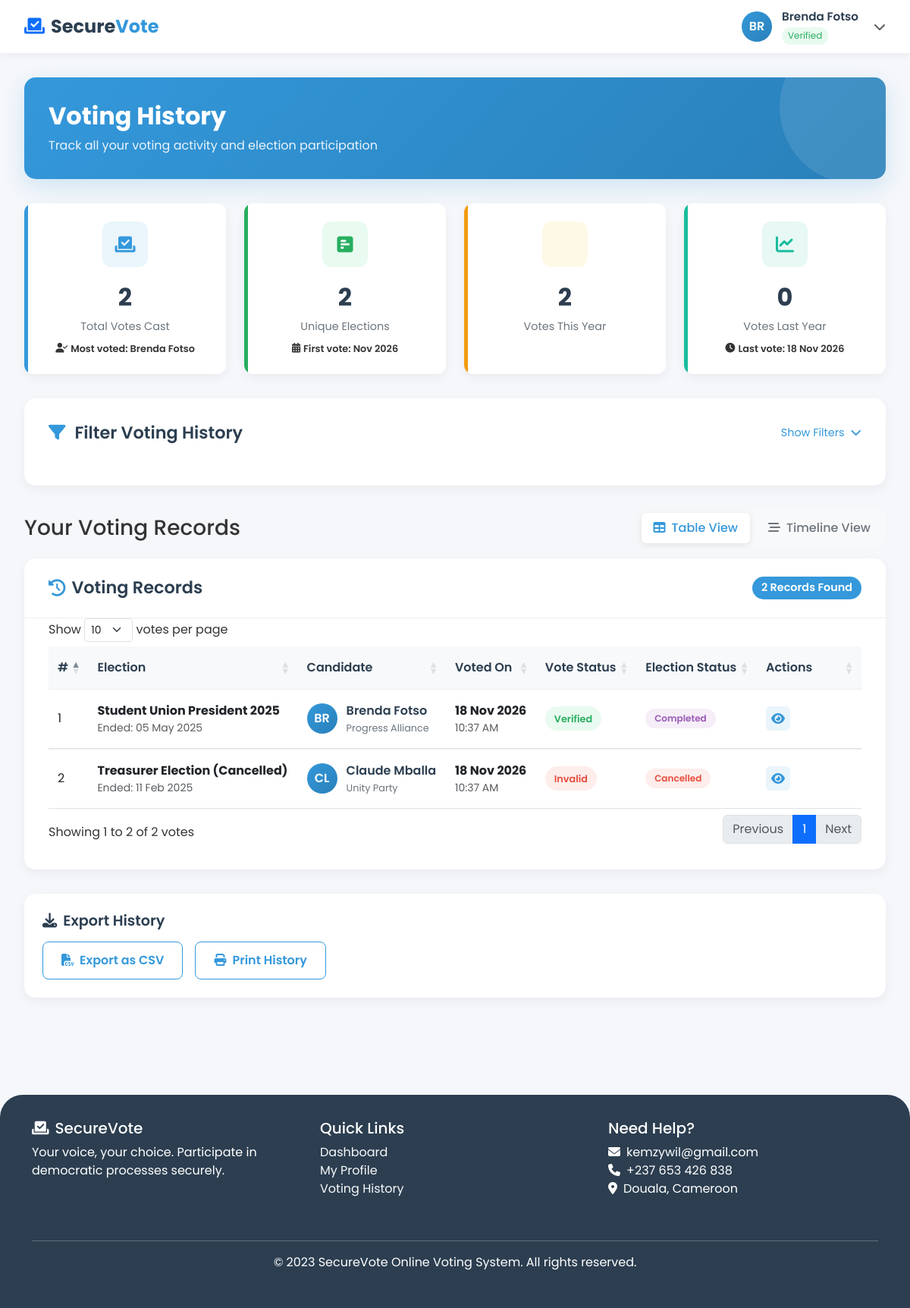
The app's page /voting_history.php (signed in) with its own data.
### tables this page shows
CREATE TABLE IF NOT EXISTS `voters` (
  `id` int NOT NULL AUTO_INCREMENT,
  `full_name` varchar(100) NOT NULL,
  `email` varchar(100) NOT NULL,
  `dob` date NOT NULL,
  `contact` varchar(20) NOT NULL,
  `address` text NOT NULL,
  `status` enum('pending','verified','suspended') DEFAULT 'pending',
  `created_at` timestamp NULL DEFAULT CURRENT_TIMESTAMP,
  `password` varchar(100) NOT NULL,
  PRIMARY KEY (`id`)
);

CREATE TABLE IF NOT EXISTS `votes` (
  `id` bigint NOT NULL AUTO_INCREMENT,
  `voter_id` int NOT NULL,
  `election_id` int NOT NULL,
  `candidate_id` int NOT NULL,
  `vote_timestamp` timestamp NULL DEFAULT CURRENT_TIMESTAMP,
  `status` enum('pending','verified','invalid','rejected') DEFAULT 'pending',
  `verified_at` timestamp NULL DEFAULT NULL,
  PRIMARY KEY (`id`),
  KEY `voter_id` (`voter_id`),
  KEY `election_id` (`election_id`),
  KEY `candidate_id` (`candidate_id`)
);

CREATE TABLE IF NOT EXISTS `elections` (
  `id` int NOT NULL AUTO_INCREMENT,
  `title` varchar(200) NOT NULL,
  `description` text,
  `start_datetime` datetime NOT NULL,
  `end_datetime` datetime NOT NULL,
  `status` enum('draft','upcoming','active','completed','cancelled') DEFAULT 'draft',
  `created_at` timestamp NULL DEFAULT CURRENT_TIMESTAMP,
  PRIMARY KEY (`id`)
);

CREATE TABLE IF NOT EXISTS `candidates` (
  `id` int NOT NULL AUTO_INCREMENT,
  `voter_id` int NOT NULL,
  `election_id` int NOT NULL,
  `party_affiliation` varchar(100) DEFAULT NULL,
  `biography` text,
  `campaign_statement` text,
  `profile_image` varchar(255) DEFAULT NULL,
  `status` enum('pending','approved','disqualified','withdrawn') DEFAULT 'pending',
  `created_at` timestamp NULL DEFAULT CURRENT_TIMESTAMP,
  PRIMARY KEY (`id`),
  KEY `voter_id` (`voter_id`),
  KEY `election_id` (`election_id`)
);

### voting_history.php (the view, shortened to what the rows shown need)
<?php
include "db_connection.php";
$voter_id = $_SESSION['id'];
try {
    $sql = "SELECT full_name, email, status, dob, contact, address, created_at
            FROM voters WHERE id = :id";
    $stmt = $conn->prepare($sql);
    $stmt->execute([':id' => $voter_id]);
    $voter = $stmt->fetch(PDO::FETCH_ASSOC);
} catch (PDOException $e) {
    error_log("Error fetching voter: " . $e->getMessage());
    header("Location: index.php?message=Database error&status=error");
    exit();
}
function get_voting_history($conn, $voter_id, $filters = [])
{
    try {
        $sql = "SELECT
                    v.id as vote_id,
                    v.vote_timestamp,
                    v.status as vote_status,
                    v.verified_at,
                    e.id as election_id,
                    e.title as election_title,
                    e.description as election_description,
                    e.start_datetime,
                    e.end_datetime,
                    e.status as election_status,
                    c.id as candidate_id,
                    c.voter_id as candidate_voter_id,
                    c.party_affiliation,
                    c.biography,
                    c.campaign_statement,
                    c.profile_image,
                    c.status as candidate_status,
                    vr.full_name as candidate_name,
                    vr.email as candidate_email
                FROM votes v
                INNER JOIN elections e ON v.election_id = e.id
                INNER JOIN candidates c ON v.candidate_id = c.id
                INNER JOIN voters vr ON c.voter_id = vr.id
                WHERE v.voter_id = :voter_id";
        $params = [':voter_id' => $voter_id];
        $order_by = 'v.vote_timestamp';
        $order_dir = 'DESC';
        $sql .= " ORDER BY $order_by $order_dir";
        $stmt = $conn->prepare($sql);
        foreach ($params as $key => $value) {
            $stmt->bindValue($key, $value);
        }
        $stmt->execute();
        return $stmt->fetchAll(PDO::FETCH_ASSOC);
    } catch (PDOException $e) {
        error_log("Error getting voting history: " . $e->getMessage());
        return [];
    }
}
try {
    $sql = "SELECT contact, email, location FROM admin LIMIT 1";
    $stmt = $conn->prepare($sql);
    $stmt->execute();
    $admin = $stmt->fetch(PDO::FETCH_ASSOC);
} catch (PDOException $e) {
    error_log("Error fetching admin: " . $e->getMessage());
    $admin = [
        'contact' => '+237 653 426 838',
        'email' => 'support@votesecure.com',
        'location' => 'Douala, Cameroon'
    ];
}
$filters = [];
$voting_history = get_voting_history($conn, $voter_id, $filters);
$voter_initials = strtoupper(substr($voter['full_name'], 0, 2));
?>
<!DOCTYPE html>
<html lang="en">
<head>
    <link href="https://cdn.jsdelivr.net/npm/bootstrap@5.3.0-alpha1/dist/css/bootstrap.min.css" rel="stylesheet">
    <link rel="stylesheet" href="https://cdnjs.cloudflare.com/ajax/libs/font-awesome/6.4.0/css/all.min.css">
    <link rel="stylesheet" href="https://cdn.datatables.net/1.13.6/css/dataTables.bootstrap5.min.css">
    <link rel="stylesheet" href="https://cdn.jsdelivr.net/npm/sweetalert2@11/dist/sweetalert2.min.css">
</head>
<body>
    <header id="main-header">
        <div class="header-right">
            <div class="voter-profile dropdown">
                <div class="d-flex align-items-center" data-bs-toggle="dropdown" aria-expanded="false">
                    <div class="voter-avatar">
                        <?= htmlspecialchars($voter_initials) ?>
                    </div>
                    <div class="voter-info">
                        <div class="voter-name"><?= htmlspecialchars($voter['full_name']) ?></div>
                        <span class="voter-status <?= htmlspecialchars($voter['status']) ?>">
                            <?= ucfirst(htmlspecialchars($voter['status'])) ?>
                        </span>
                    </div>
                    <i class="fas fa-chevron-down ms-1 text-muted"></i>
                </div>
            </div>
        </div>
    </header>
    <main class="history-content">
        <div class="page-header">
            <h1>Voting History</h1>
        </div>
        <div class="filter-section">
            <div class="filter-header">
                <h2><i class="fas fa-filter"></i> Filter Voting History</h2>
            </div>
        </div>
        <div class="history-table-section view-content" id="tableView">
            <div class="table-header">
                <h2><i class="fas fa-history me-2"></i>Voting Records</h2>
            </div>
            <?php if (!empty($voting_history)): ?>
                    <div class="table-responsive">
                        <table id="votingHistoryTable" class="table table-hover" style="width:100%">
                            <thead>
                                <tr>
                                    <th>#</th>
                                    <th>Election</th>
                                    <th>Candidate</th>
                                    <th>Voted On</th>
                                    <th>Vote Status</th>
                                    <th>Election Status</th>
                                    <th width="100">Actions</th>
                                </tr>
                            </thead>
                            <tbody>
                                <?php foreach ($voting_history as $index => $vote):
                                    $candidate_initials = strtoupper(substr($vote['candidate_name'], 0, 2));
                                    $vote_date = date('d M Y', strtotime($vote['vote_timestamp']));
                                    $vote_time = date('h:i A', strtotime($vote['vote_timestamp']));
                                    $election_end_date = date('d M Y', strtotime($vote['end_datetime']));
                                    ?>
                                        <tr data-vote-id="<?= $vote['vote_id'] ?>">
                                            <td><?= $index + 1 ?></td>
                                            <td>
                                                <div class="d-flex flex-column">
                                                    <strong><?= htmlspecialchars($vote['election_title']) ?></strong>
                                                    <small class="text-muted">Ended: <?= $election_end_date ?></small>
                                                </div>
                                            </td>
                                            <td>
                                                <div class="candidate-info">
                                                    <div class="candidate-avatar">
                                                        <?= $candidate_initials ?>
                                                    </div>
                                                    <div class="candidate-details">
                                                        <div class="candidate-name"><?= htmlspecialchars($vote['candidate_name']) ?></div>
                                                        <?php if (!empty($vote['party_affiliation'])): ?>
                                                                <div class="candidate-party"><?= htmlspecialchars($vote['party_affiliation']) ?></div>
                                                        <?php endif; ?>
                                                    </div>
                                                </div>
                                            </td>
                                            <td>
                                                <div class="d-flex flex-column">
                                                    <strong><?= $vote_date ?></strong>
                                                    <small class="text-muted"><?= $vote_time ?></small>
                                                </div>
                                            </td>
                                            <td>
                                                <?php
                                                $status_class = '';
                                                switch ($vote['vote_status']) {
                                                    case 'verified':
                                                        $status_class = 'status-verified';
                                                        break;
                                                    case 'invalid':
                                                        $status_class = 'status-invalid';
                                                        break;
                                                }
                                                ?>
                                                <span class="status-badge <?= $status_class ?>">
                                                    <?= ucfirst($vote['vote_status']) ?>
                                                </span>
                                            </td>
                                            <td>
                                                <?php
                                                $election_status_class = '';
                                                switch ($vote['election_status']) {
                                                    case 'completed':
                                                        $election_status_class = 'election-completed';
                                                        break;
                                                    case 'cancelled':
                                                        $election_status_class = 'election-cancelled';
                                                        break;
                                                }
                                                ?>
                                                <span class="election-status <?= $election_status_class ?>">
                                                    <?= ucfirst($vote['election_status']) ?>
                                                </span>
                                            </td>
                                            <td>
                                                <div class="action-btns">
                                                    <button class="btn-action btn-view" title="View Details"
                                                            onclick="showVoteDetails(<?= $vote['vote_id'] ?>)">
                                                        <i class="fas fa-eye"></i>
                                                    </button>
                                                </div>
                                            </td>
                                        </tr>
                                <?php endforeach; ?>
                            </tbody>
                        </table>
                    </div>
            <?php endif; ?>
        </div>
    </main>
    <footer class="footer">
        <div class="container">
            <div class="row">
                <div class="col-md-4 mb-4">
                    <ul class="list-unstyled">
                        <li><i class="fas fa-envelope me-2"></i><?= htmlspecialchars($admin['email']) ?></li>
                        <li><i class="fas fa-phone me-2"></i><?= htmlspecialchars($admin['contact']) ?></li>
                        <li><i class="fas fa-map-marker-alt me-2"></i><?= htmlspecialchars($admin['location']) ?></li>
                    </ul>
                </div>
            </div>
        </div>
    </footer>
</body>
</html>

### records on screen
voters: full_name "BR", full_name "Brenda Fotso", status "Verified"
votes: election.title "Student Union President 2025", election.end_datetime "05 May 2025", voter.full_name "BR", voter.full_name "Brenda Fotso", candidate.party_affiliation "Progress Alliance", vote_timestamp "18 Nov 2026", vote_timestamp "10:37 AM", status "Verified", election.status "Completed"
votes: election.title "Treasurer Election (Cancelled)", election.end_datetime "11 Feb 2025", voters.full_name "CL", voters.full_name "Claude Mballa", candidate.party_affiliation "Unity Party", vote_timestamp "18 Nov 2026", vote_timestamp "10:37 AM", status "Invalid", election.status "Cancelled"

### other values on screen
$statistics['total_votes'] "2"
$statistics['most_voted_candidate']['full_name'] "Brenda Fotso"
$statistics['unique_elections'] "2"
date('M Y', strtotime($statistics['first_vote'])) "Nov 2026"
$votes_this_year "2"
$votes_last_year "0"
date('d M Y', strtotime($statistics['last_vote'])) "18 Nov 2026"
$total_history_count "2"
$admin['email'] "kemzywil@gmail.com"
$admin['contact'] "+237 653 426 838"
$admin['location'] "Douala, Cameroon"
